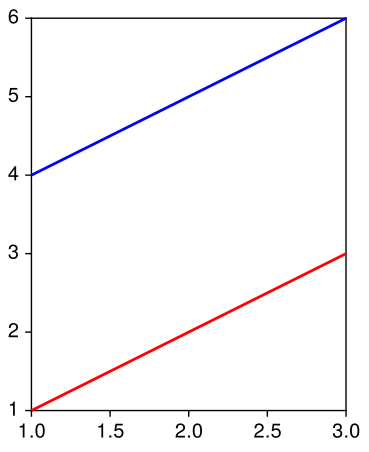

The script that drew this image:
# -*- coding: utf-8 -*-
"""
Created on Mon May 30 20:20:23 2016

@author: Ben
"""

import clearplot.plot_functions as pf
import numpy as np

#Verify that plot function can handle curves input as lists as well as 
#numpy arrays
xa = [1,2,3]
ya = [1,2,3]
xb = xa
yb = np.array([4,5,6])
pf.plot('list_input', [xa, xb], [ya, yb])
